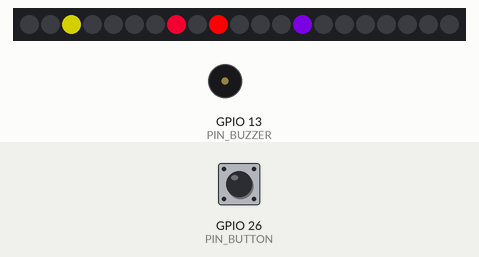
Bench run of a sketch on a simulated ESP32. Shown: 21 RGB LEDs in strip order, left to right, buzzer (waves = sounding, pin HIGH). The test bench sets the inputs (shaded band); at power-on: GPIO 26 (PIN_BUTTON) HIGH. Dim RGB values are drawn brighter than linear; random numbers use the default seed unless the sketch sets one.

Above: at 1.2 s.
1.3 s: GPIO 26 (PIN_BUTTON) pulled LOW for 3.2 s
At 3.17 s:
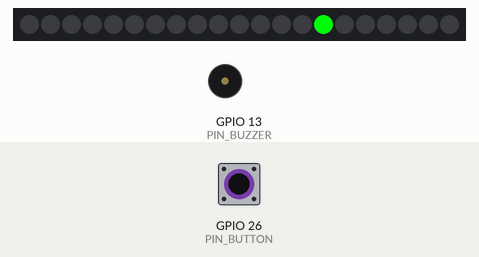
5.1 s: GPIO 26 (PIN_BUTTON) pulled LOW for 3.2 s
At 6.97 s:
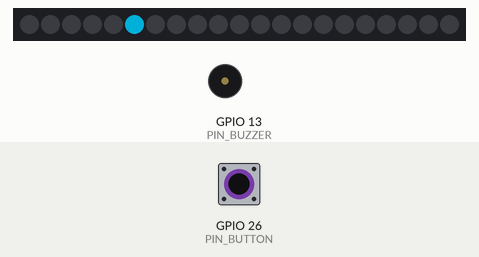
8.9 s: GPIO 26 (PIN_BUTTON) pulled LOW for 3.2 s
At 10.77 s:
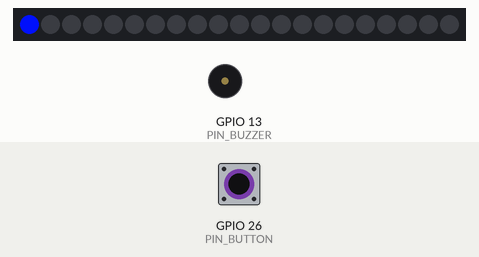
12.7 s: GPIO 26 (PIN_BUTTON) pulled LOW for 3.2 s
At 14.82 s:
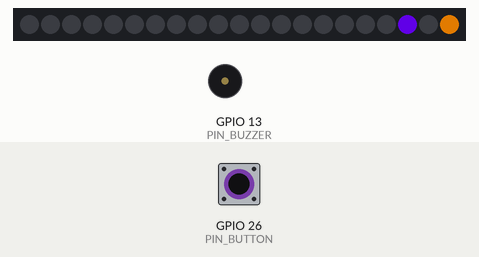
16.5 s: GPIO 26 (PIN_BUTTON) pulled LOW for 3.2 s
At 18.87 s:
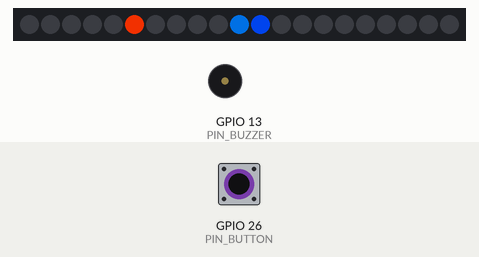
20.3 s: GPIO 26 (PIN_BUTTON) pulled LOW for 3.2 s
At 22.17 s:
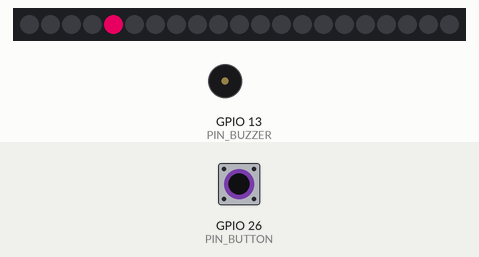

The sketch:

Juego_elegir.ino
```cpp
#include <Adafruit_NeoPixel.h>

// Definir pines y otros parámetros
#define PIN_NEO_PIXEL 19
#define NUM_PIXELS 21
#define PIN_BUTTON 26
#define PIN_BUZZER 13

Adafruit_NeoPixel strip = Adafruit_NeoPixel(NUM_PIXELS, PIN_NEO_PIXEL, NEO_GRB + NEO_KHZ800);

unsigned long previousMillis = 0;
unsigned long buttonPressedMillis = 0;
const long interval = 250; // Intervalo de 250 ms (0.25 segundos)
const long longPressDuration = 1500; // Duración de pulsación larga en ms (1.5 segundos)

// Para rastrear LEDs encendidos en randomRainbow()
bool ledState[NUM_PIXELS] = {false};
int ledsOnCount = 0;

void setup() {
  strip.begin();
  strip.show(); // Inicializar todos los píxeles a 'off'

  pinMode(PIN_BUTTON, INPUT_PULLUP);
  pinMode(PIN_BUZZER, OUTPUT);

  Serial.begin(9600);
}

void loop() {
  unsigned long currentMillis = millis();

  // Verificar si el botón está presionado y si es una pulsación larga
  if (digitalRead(PIN_BUTTON) == LOW) {
    if (buttonPressedMillis == 0) {
      buttonPressedMillis = currentMillis;
    }
    if ((currentMillis - buttonPressedMillis >= longPressDuration)) {
      resetRandomRainbow(); // Reiniciar randomRainbow()
      buttonPressedMillis = 0; // Reiniciar el temporizador de pulsación
    }
  } else {
    buttonPressedMillis = 0; // Reiniciar el temporizador de pulsación si el botón no está presionado
  }

  randomRainbow(); // Ejecutar randomRainbow()
}

void resetRandomRainbow() {
  // Reiniciar variables para randomRainbow()
  previousMillis = millis();
  ledsOnCount = 0;
  for (int i = 0; i < NUM_PIXELS; i++) {
    ledState[i] = false;
  }
  strip.clear();
  strip.show();
}

void randomRainbow() {
  if (millis() - previousMillis >= interval) {
    if (ledsOnCount < NUM_PIXELS-1) {
      int randomPixel;
      do {
        randomPixel = random(NUM_PIXELS);
      } while (ledState[randomPixel]);

      uint32_t color = Wheel(random(256)); // Obtener un color aleatorio del arcoíris
      strip.setPixelColor(randomPixel, color);
      strip.show();

      ledState[randomPixel] = true;
      ledsOnCount++;
    }

    previousMillis = millis();
  }
}

// Función para generar colores del arcoíris
uint32_t Wheel(byte WheelPos) {
  WheelPos = 255 - WheelPos;
  if (WheelPos < 85) {
    return strip.Color(255 - WheelPos * 3, 0, WheelPos * 3);
  } else if (WheelPos < 170) {
    WheelPos -= 85;
    return strip.Color(0, WheelPos * 3, 255 - WheelPos * 3);
  } else {
    WheelPos -= 170;
    return strip.Color(WheelPos * 3, 255 - WheelPos * 3, 0);
  }
}
```
